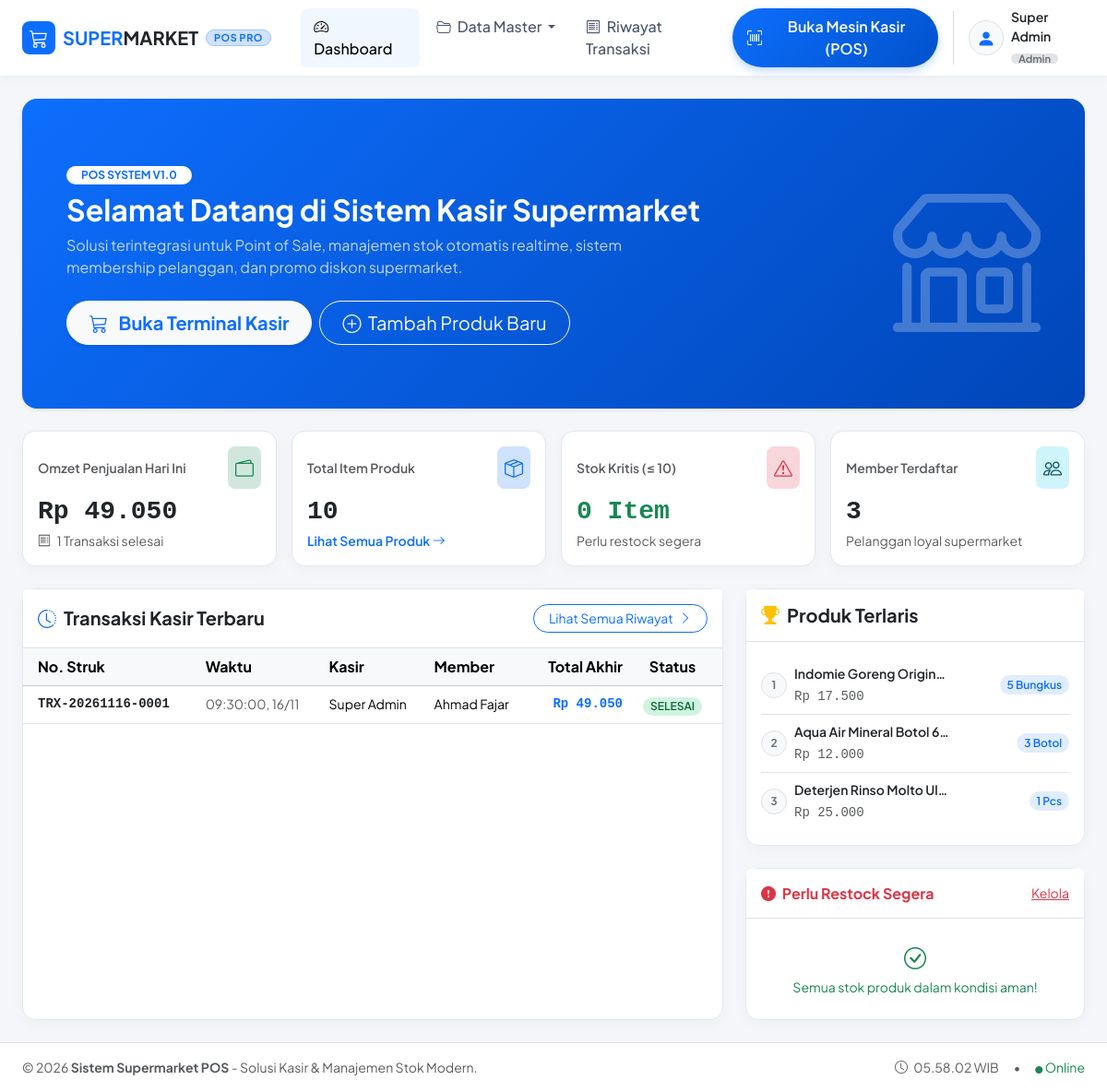
The page / on the database its author committed.
### tables this page shows
CREATE TABLE `pengguna` (
  `id` int NOT NULL,
  `nama_pengguna` varchar(100) NOT NULL,
  `jabatan` enum('Admin','Kasir','Manager') NOT NULL DEFAULT 'Kasir',
  `username` varchar(50) NOT NULL,
  `password` varchar(255) NOT NULL
);

CREATE TABLE `transaksi` (
  `id` int NOT NULL,
  `nomor_struk` varchar(50) NOT NULL,
  `id_kasir` int NOT NULL,
  `id_member` int DEFAULT NULL,
  `id_promo` int DEFAULT NULL,
  `subtotal` decimal(12,2) NOT NULL DEFAULT '0.00',
  `total_diskon` decimal(12,2) NOT NULL DEFAULT '0.00',
  `poin_dipakai` int NOT NULL DEFAULT '0',
  `poin_didapat` int NOT NULL DEFAULT '0',
  `total_akhir` decimal(12,2) NOT NULL DEFAULT '0.00',
  `metode_bayar` enum('TUNAI','QRIS','DEBIT','TRANSFER') NOT NULL DEFAULT 'TUNAI',
  `jumlah_bayar` decimal(12,2) NOT NULL DEFAULT '0.00',
  `kembalian` decimal(12,2) NOT NULL DEFAULT '0.00',
  `status` enum('SELESAI','PENDING','BATAL') NOT NULL DEFAULT 'SELESAI',
  `waktu_transaksi` datetime NOT NULL DEFAULT CURRENT_TIMESTAMP
);

CREATE TABLE `member` (
  `id` int NOT NULL,
  `nama_member` varchar(100) NOT NULL,
  `no_telepon` varchar(25) NOT NULL,
  `poin` int NOT NULL DEFAULT '0',
  `tanggal_daftar` date NOT NULL
);

### index.php (the view, shortened to what the rows shown need)
<?php
require_once __DIR__ . '/includes/header.php';
$pdo = getDbConnection();
$recentTrx = $pdo->query("
    SELECT t.*, p.nama_pengguna as nama_kasir, m.nama_member
    FROM transaksi t
    LEFT JOIN pengguna p ON t.id_kasir = p.id
    LEFT JOIN member m ON t.id_member = m.id
    ORDER BY t.id DESC
    LIMIT 5
")->fetchAll();
?>
<div class="card border-0 rounded-4 shadow-sm mb-4 text-white position-relative overflow-hidden"
     style="background: linear-gradient(135deg, #0d6efd 0%, #0046b8 100%);">
    <div class="card-body p-4 p-lg-5">
        <div class="row align-items-center">
            <div class="col-lg-8">
                <h2 class="fw-bold mb-2">Selamat Datang di Sistem Kasir Supermarket</h2>
            </div>
        </div>
    </div>
</div>
<div class="row g-4">
    <div class="col-lg-8">
        <div class="card card-custom h-100">
            <div class="card-body p-0">
                <div class="table-responsive">
                    <table class="table table-hover align-middle mb-0">
                        <thead class="table-light">
                            <tr>
                                <th class="ps-3">No. Struk</th>
                                <th>Waktu</th>
                                <th>Kasir</th>
                                <th>Member</th>
                                <th class="text-end">Total Akhir</th>
                                <th class="text-center pe-3">Status</th>
                            </tr>
                        </thead>
                        <tbody>
                            <?php if (empty($recentTrx)): ?>
                                <tr>
                                    <td colspan="6" class="text-center py-4 text-muted">Belum ada transaksi</td>
                                </tr>
                            <?php else: ?>
                                <?php foreach ($recentTrx as $trx): ?>
                                    <tr>
                                        <td class="ps-3 font-monospace fw-bold small text-dark"><?= htmlspecialchars($trx['nomor_struk']) ?></td>
                                        <td class="small text-muted"><?= date('H:i:s, d/m', strtotime($trx['waktu_transaksi'])) ?></td>
                                        <td class="small"><?= htmlspecialchars($trx['nama_kasir'] ?? 'Kasir') ?></td>
                                        <td class="small"><?= htmlspecialchars($trx['nama_member'] ?? 'Umum') ?></td>
                                        <td class="text-end font-monospace fw-bold text-primary small"><?= format_rupiah($trx['total_akhir']) ?></td>
                                        <td class="text-center pe-3">
                                            <span class="badge badge-subtle-success rounded-pill px-2 py-1"><?= $trx['status'] ?></span>
                                        </td>
                                    </tr>
                                <?php endforeach; ?>
                            <?php endif; ?>
                        </tbody>
                    </table>
                </div>
            </div>
        </div>
    </div>
</div>
<?php require_once __DIR__ . '/includes/footer.php'; ?>

### includes/header.php (shortened to what the rows shown need)
<?php
require_once __DIR__ . '/functions.php';
$activeUser = current_user();
?>
<!DOCTYPE html>
<html lang="id">
<head>
    <link href="https://cdn.jsdelivr.net/npm/bootstrap@5.3.3/dist/css/bootstrap.min.css" rel="stylesheet">
    <link rel="stylesheet" href="https://cdn.jsdelivr.net/npm/bootstrap-icons@1.11.3/font/bootstrap-icons.min.css">
    <link rel="stylesheet" href="https://cdn.jsdelivr.net/npm/sweetalert2@11/dist/sweetalert2.min.css">
</head>
<body>
<nav class="navbar navbar-expand-lg main-navbar sticky-top">
    <div class="container-fluid px-lg-4">
        <div class="collapse navbar-collapse" id="navbarContent">
            <div class="d-flex align-items-center gap-3">
                <div class="d-flex align-items-center gap-2">
                    <div class="d-none d-sm-block text-start leading-tight">
                        <div class="fw-semibold small text-dark"><?= htmlspecialchars($activeUser['nama_pengguna'] ?? 'Kasir') ?></div>
                        <span class="badge bg-secondary-subtle text-secondary py-0 px-2 rounded-pill" style="font-size: 0.7rem;">
                            <?= htmlspecialchars($activeUser['jabatan'] ?? 'Kasir') ?>
                        </span>
                    </div>
                </div>
            </div>
        </div>
    </div>
</nav>
<main class="flex-grow-1 py-4">
    <div class="container-fluid px-lg-4">

### rows shown on the page
pengguna: nama_pengguna "Super Admin", jabatan "Admin"
transaksi: nomor_struk "TRX-20261116-0001", waktu_transaksi "09:30:00, 16/11", id_kasir.nama_pengguna "Super Admin", id_member.nama_member "Ahmad Fajar", total_akhir "Rp 49.050", status "SELESAI"

### other values the page prints
format_rupiah($salesToday['omzet_hari_ini']) "Rp 49.050"
$salesToday['total_trx'] "1"
$totalProduk "10"
$stokMenipisCount "0"
$totalMember "3"
$tp['nama_produk'] "Indomie Goreng Origin…"
format_rupiah($tp['total_omzet']) "Rp 17.500"
$tp['total_terjual'] "5"
$tp['satuan'] "Bungkus"
$tp['nama_produk'] "Aqua Air Mineral Botol 6…"
format_rupiah($tp['total_omzet']) "Rp 12.000"
$tp['total_terjual'] "3"
$tp['satuan'] "Botol"
$tp['nama_produk'] "Deterjen Rinso Molto Ul…"
format_rupiah($tp['total_omzet']) "Rp 25.000"
